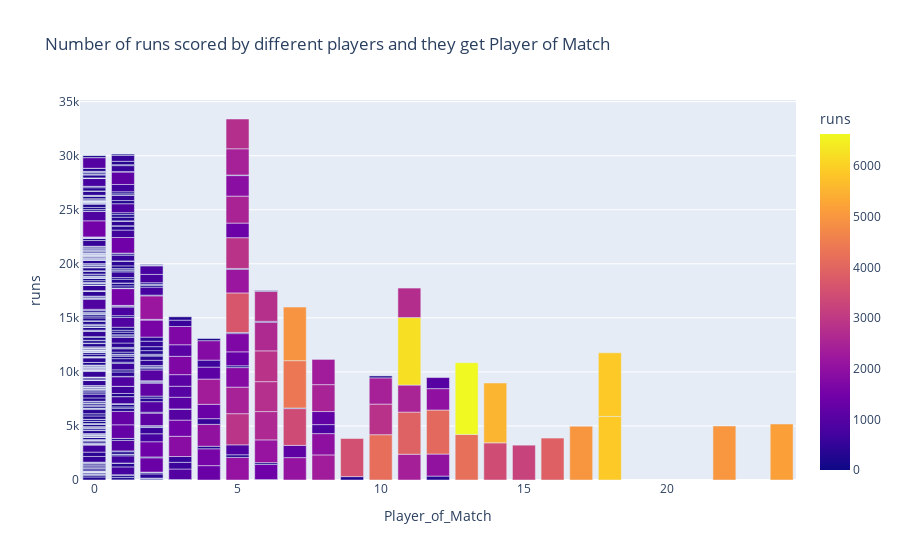

The code cell stored with this chart in its notebook:
### Code cell
fig = px.bar(final_df, x='Player_of_Match', y='runs', title='Number of runs scored by different players and they get Player of Match',hover_name=final_df.index,color='runs')
fig.show()

### Figure 1 — Plotly figure (JSON) as saved in the notebook; plotly's stock layout.template omitted (floating-point values rounded to 4 significant figures; data arrays with more than 128 entries replaced by an {"elided": "..."} marker saying what was removed)
{"data": [{"alignmentgroup": "True", "hovertemplate": "<b>%{hovertext}</b><br><br>Player_of_Match=%{x}<br>runs=%{marker.color}<extra></extra>", "hovertext": {"elided": "656 str values"}, "legendgroup": "", "marker": {"color": {"elided": "656 int values"}, "coloraxis": "coloraxis", "pattern": {"shape": ""}}, "name": "", "offsetgroup": "", "orientation": "v", "showlegend": false, "textposition": "auto", "type": "bar", "x": {"elided": "656 int values"}, "xaxis": "x", "y": {"elided": "656 int values"}, "yaxis": "y"}], "layout": {"barmode": "relative", "coloraxis": {"colorbar": {"title": {"text": "runs"}}, "colorscale": [[0, "#0d0887"], [0.1111, "#46039f"], [0.2222, "#7201a8"], [0.3333, "#9c179e"], [0.4444, "#bd3786"], [0.5556, "#d8576b"], [0.6667, "#ed7953"], [0.7778, "#fb9f3a"], [0.8889, "#fdca26"], [1, "#f0f921"]]}, "legend": {"tracegroupgap": 0}, "title": {"text": "Number of runs scored by different players and they get Player of Match"}, "xaxis": {"anchor": "y", "domain": [0, 1], "title": {"text": "Player_of_Match"}}, "yaxis": {"anchor": "x", "domain": [0, 1], "title": {"text": "runs"}}}}
